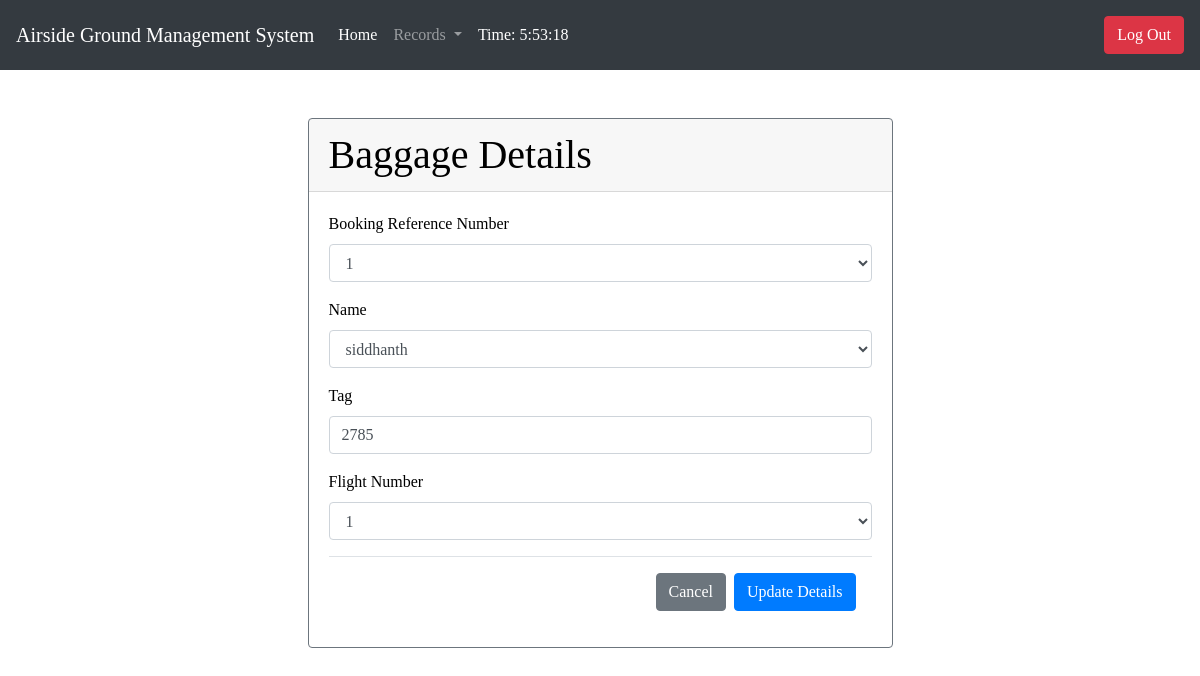
/baggage/update/1/ (signed in), run on the app's committed database.
### passenger/models.py (models this page shows)
class pnr(models.Model):
    pnr=models.CharField(max_length=9,primary_key=True)
    def __str__(self):
        return self.pnr

class passenger(models.Model):
    pnr=models.OneToOneField(pnr,on_delete=models.CASCADE,primary_key=True,related_name='p2')
    name=models.CharField(max_length=10)
    dob=models.DateField (auto_now=False, auto_now_add=False)
    passport_no= models.CharField(max_length=10,unique=True)
    fl_no=models.ForeignKey(FlightNum,on_delete=models.CASCADE)
    def __str__(self):
        return self.name

### baggage/models.py (models this page shows)
class baggage(models.Model):
    pnr=models.ForeignKey(pnr,on_delete=models.CASCADE,related_name='bag_pnr')
    tag=models.CharField(max_length=8,unique=True)
    name=models.OneToOneField(passenger,on_delete=models.CASCADE,related_name='bag_name')
    fl_no=models.ForeignKey(FlightNum,on_delete=models.CASCADE,related_name='bag_flno')

### postlog/models.py (models this page shows)
class FlightNum(models.Model):
	fl_no =models.CharField(max_length=5,primary_key=True)
	def __str__(self):
		return self.fl_no

### baggage/views.py (the view)
# urls.py: path('update/<int:pk>/', views.baggageUpdatePageView.as_view(), name='baggage_update'),
class baggageUpdatePageView(UpdateView):
    template_name = "baggage/baggage_update.html"
    model = baggage
    form_class = BaggageUpdateForm
    success_url = reverse_lazy('baggage_list')

### baggage/forms.py
class BaggageUpdateForm(ModelForm):
    class Meta:
        model = baggage
        fields = ('pnr','name','tag','fl_no')
        labels = {
            'pnr': ('Booking Reference Number'),
            'name': ('Name'),
            'tag': ('Tag'),
            'fl_no': ('Flight Number'),
        }

### baggage/templates/baggage/baggage_update.html (shortened to what this page needs)
{% extends 'base_template1.html' %}
{% load static from staticfiles %}
{% load crispy_forms_tags %}
{% block title %} Baggage {% endblock %} {% block content %}
<div class="row justify-content-center my-5">
    <div class="col-6">
        <div class="card border-secondary mb-3">
            <h1 class="card-header">Baggage Details</h1>
            <div class="card-body">
                <form method="POST" novalidate>
                    {% csrf_token %} {{ form|crispy }}
                    <div class="modal-footer">
                        <a href="{% url 'passenger_list'%}">
                            <button type="button" class="btn btn-secondary">Cancel</button>
                        </a>
                        <button type="submit" class="btn btn-primary">Update Details</button>
                    </div>
                </form>
            </div>
        </div>
    </div>
</div>
{% endblock %}

### assets/styles.css (style rules this page uses)
body { background-repeat: no-repeat; background-size: auto; color: #000; }
body * { font-family: Ubuntu; }
h1, h2, h3, h4, h5 { font-weight: normal; margin: 0; }
a, a:hover, a:visited { color: #fff; text-decoration: none; }

### data on the page
pnr: pnr "1"
passenger: name "siddhanth"
baggage: tag "2785"
FlightNum: fl_no "1"
